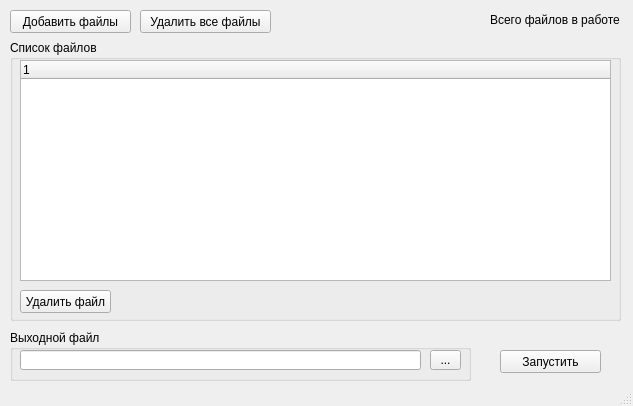
<?xml version="1.0" encoding="UTF-8"?>
<ui version="4.0">
 <class>MainWindow</class>
 <widget class="QMainWindow" name="MainWindow">
  <property name="geometry">
   <rect>
    <x>0</x>
    <y>0</y>
    <width>633</width>
    <height>406</height>
   </rect>
  </property>
  <property name="windowTitle">
   <string>MainWindow</string>
  </property>
  <widget class="QWidget" name="centralWidget">
   <widget class="QPushButton" name="pushButtonAddFiles">
    <property name="geometry">
     <rect>
      <x>10</x>
      <y>10</y>
      <width>121</width>
      <height>23</height>
     </rect>
    </property>
    <property name="whatsThis">
     <string>&lt;html&gt;&lt;head/&gt;&lt;body&gt;&lt;p&gt;Позволяет добавить новые файлы.&lt;/p&gt;&lt;/body&gt;&lt;/html&gt;</string>
    </property>
    <property name="text">
     <string>Добавить файлы</string>
    </property>
   </widget>
   <widget class="QLabel" name="label">
    <property name="geometry">
     <rect>
      <x>490</x>
      <y>10</y>
      <width>141</width>
      <height>20</height>
     </rect>
    </property>
    <property name="text">
     <string>Всего файлов в работе</string>
    </property>
   </widget>
   <widget class="QGroupBox" name="groupBox">
    <property name="geometry">
     <rect>
      <x>10</x>
      <y>40</y>
      <width>611</width>
      <height>281</height>
     </rect>
    </property>
    <property name="title">
     <string>Список файлов</string>
    </property>
    <widget class="QPushButton" name="pushButtonRemoveFile">
     <property name="geometry">
      <rect>
       <x>10</x>
       <y>250</y>
       <width>91</width>
       <height>23</height>
      </rect>
     </property>
     <property name="whatsThis">
      <string>&lt;html&gt;&lt;head/&gt;&lt;body&gt;&lt;p&gt;Позволяет удалить выбранный в списке файл.&lt;/p&gt;&lt;/body&gt;&lt;/html&gt;</string>
     </property>
     <property name="text">
      <string>Удалить файл</string>
     </property>
    </widget>
    <widget class="QTreeWidget" name="treeWidget">
     <property name="geometry">
      <rect>
       <x>10</x>
       <y>20</y>
       <width>591</width>
       <height>221</height>
      </rect>
     </property>
     <column>
      <property name="text">
       <string notr="true">1</string>
      </property>
     </column>
    </widget>
   </widget>
   <widget class="QGroupBox" name="groupBox_2">
    <property name="geometry">
     <rect>
      <x>10</x>
      <y>330</y>
      <width>461</width>
      <height>51</height>
     </rect>
    </property>
    <property name="title">
     <string>Выходной файл</string>
    </property>
    <widget class="QLineEdit" name="lineEdit">
     <property name="geometry">
      <rect>
       <x>10</x>
       <y>20</y>
       <width>401</width>
       <height>20</height>
      </rect>
     </property>
    </widget>
    <widget class="QToolButton" name="toolButtonSelect">
     <property name="geometry">
      <rect>
       <x>420</x>
       <y>20</y>
       <width>31</width>
       <height>20</height>
      </rect>
     </property>
     <property name="whatsThis">
      <string>&lt;html&gt;&lt;head/&gt;&lt;body&gt;&lt;p&gt;Позволяет задать путь до выходного файла.&lt;/p&gt;&lt;/body&gt;&lt;/html&gt;</string>
     </property>
     <property name="text">
      <string>...</string>
     </property>
    </widget>
   </widget>
   <widget class="QPushButton" name="pushButtonRemoveAll">
    <property name="geometry">
     <rect>
      <x>140</x>
      <y>10</y>
      <width>131</width>
      <height>23</height>
     </rect>
    </property>
    <property name="whatsThis">
     <string>&lt;html&gt;&lt;head/&gt;&lt;body&gt;&lt;p&gt;Позволяет удалить все добавленные файлы.&lt;/p&gt;&lt;/body&gt;&lt;/html&gt;</string>
    </property>
    <property name="text">
     <string>Удалить все файлы</string>
    </property>
   </widget>
   <widget class="QPushButton" name="pushButtonStart">
    <property name="geometry">
     <rect>
      <x>500</x>
      <y>350</y>
      <width>101</width>
      <height>23</height>
     </rect>
    </property>
    <property name="whatsThis">
     <string>&lt;html&gt;&lt;head/&gt;&lt;body&gt;&lt;p&gt;Запускает процесс объединения файлов в выходной pdf файл.&lt;/p&gt;&lt;/body&gt;&lt;/html&gt;</string>
    </property>
    <property name="text">
     <string>Запустить</string>
    </property>
   </widget>
  </widget>
  <widget class="QStatusBar" name="statusBar"/>
 </widget>
 <layoutdefault spacing="6" margin="11"/>
 <resources/>
 <connections/>
</ui>
